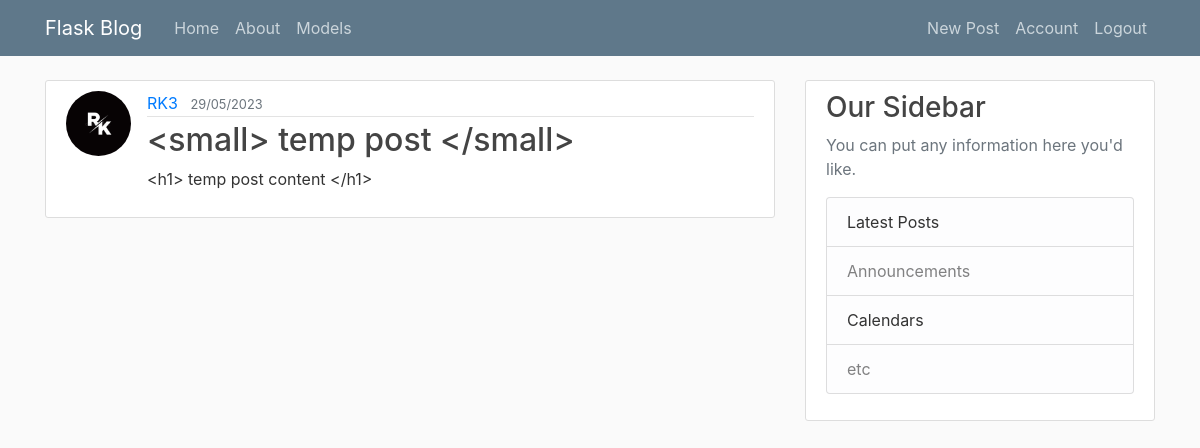
Screenshot of /post/24 (signed in) with the database file from the repository.
### flaskblog/model.py (models this page shows, shortened)
class User(db.Model,UserMixin):
    id = db.Column(db.Integer,primary_key = True)
    firstname = db.Column(db.String(20),nullable = False)
    lastname = db.Column(db.String(20),nullable = False,default = "")
    username = db.Column(db.String(20),unique = True,nullable = False)
    email = db.Column(db.String(120),unique = True,nullable = False)
    image_file = db.Column(db.String(20),nullable = False, default = 'default.jpg')
    password = db.Column(db.String(60),nullable = False)
    posts = db.relationship("Post",backref = "author",lazy = True)

class Post(db.Model):
    id = db.Column(db.Integer,primary_key = True)
    title = db.Column(db.String(100),nullable = False)
    date_posted = db.Column(db.DateTime,nullable = False,default = datetime.utcnow)
    content = db.Column(db.Text,nullable = False)
    user_id = db.Column(db.Integer,db.ForeignKey('user.id'),nullable = False)

### flaskblog/routes.py (the view)
@app.route("/post/<int:post_id>")
@login_required
def post(post_id):
    post = Post.query.get_or_404(post_id)
    return render_template("post.html",post = post,title = post.title)

### flaskblog/model.py (called while the page is built)
@login.user_loader
def load_user(user_id):
    return User.query.get(int(user_id))

### flaskblog/templates/post.html (shortened to what this page needs)
{% extends "layout.html" %}
{% block content %}
<article class="media content-section">
    <img class="rounded-circle article-img" src="{{ url_for('static',filename = 'profile_pics/' + post.author.image_file) }}" alt="">
    <div class="media-body">
      <div class="article-metadata">
        <a class="mr-2" href="#">{{ post.author.firstname }} {{post.author.lastname}}</a>
        <small class="text-muted">{{ post.date_posted.strftime("%d/%m/%Y") }}</small>
      </div>
      <h2 class="article-title">{{ post.title }}</a></h2>
      <p class="article-content">{{ post.content }}</p>
    </div>
</article>
{% endblock content %}

### flaskblog/static/main.css (style rules this page uses)
body { background: #fafafa; color: #333333; margin-top: 5rem; }
h1, h2, h3, h4, h5, h6 { color: #444444; }
.content-section { background: #ffffff; padding: 10px 20px; border: 1px solid #dddddd; border-radius: 3px; margin-bottom: 20px; }
.article-title { color: #444444; }
.article-content { white-space: pre-line; }
.article-img { height: 65px; width: 65px; margin-right: 16px; }
.article-metadata { padding-bottom: 1px; margin-bottom: 4px; border-bottom: 1px solid #e3e3e3 }

### rows the page displays
User: image_file (placeholder picture), author.firstname "RK3"
Post: date_posted "29/05/2023", title "<small> temp post </small>", content "<h1> temp post content </h1>"
